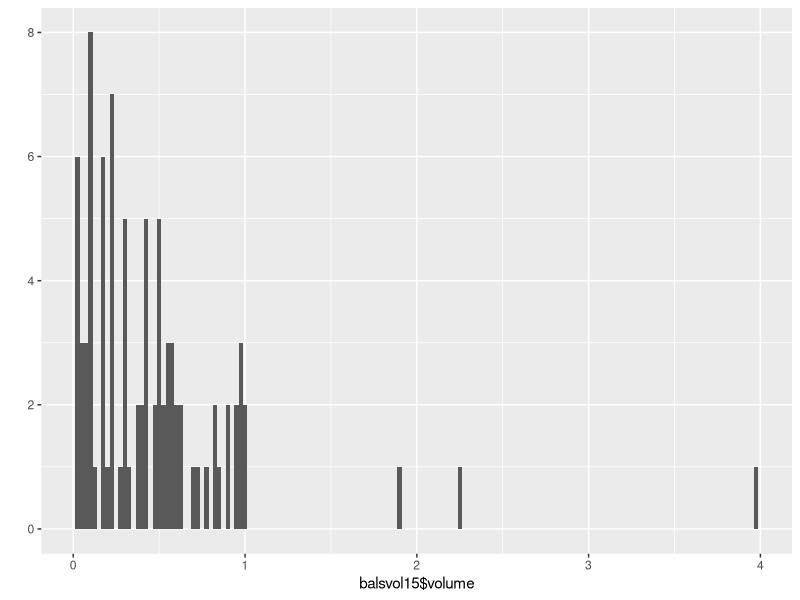
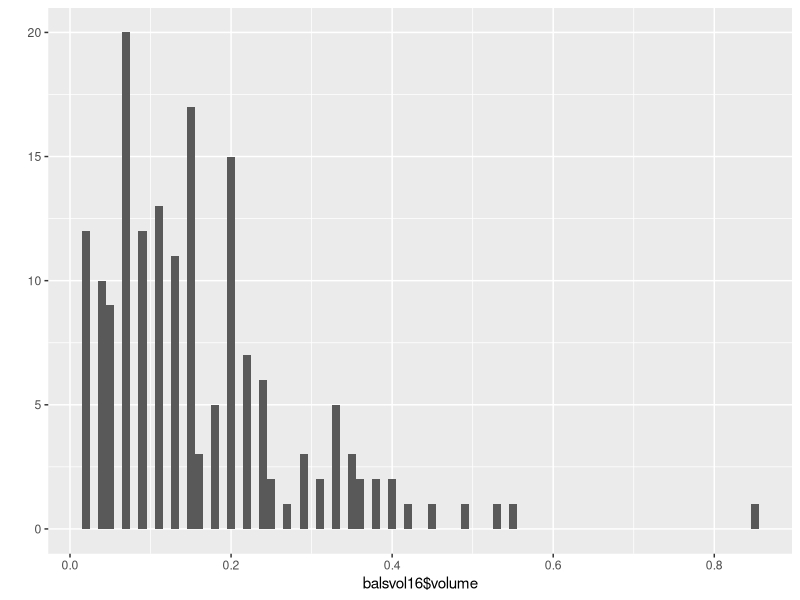
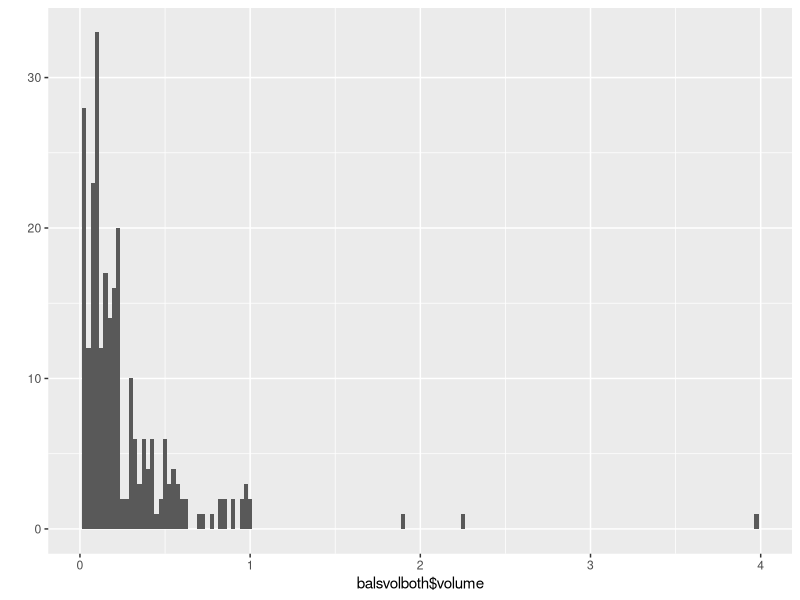
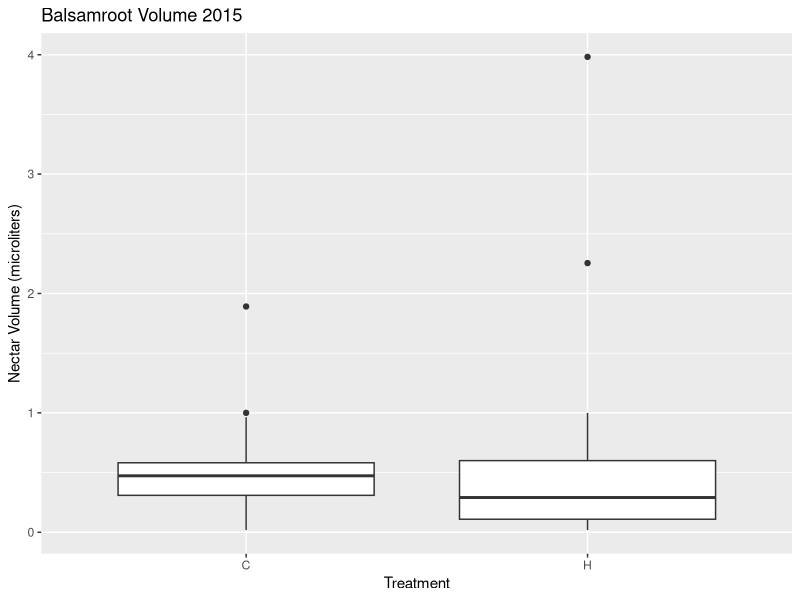
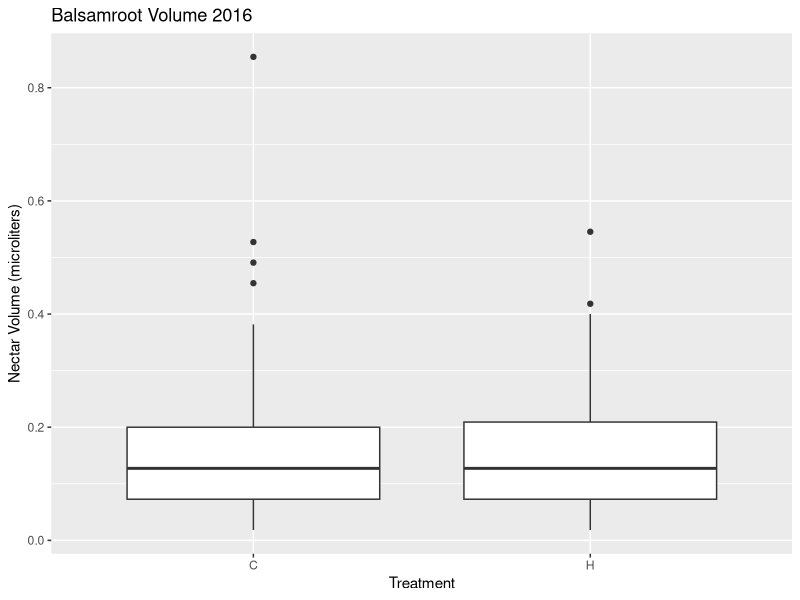
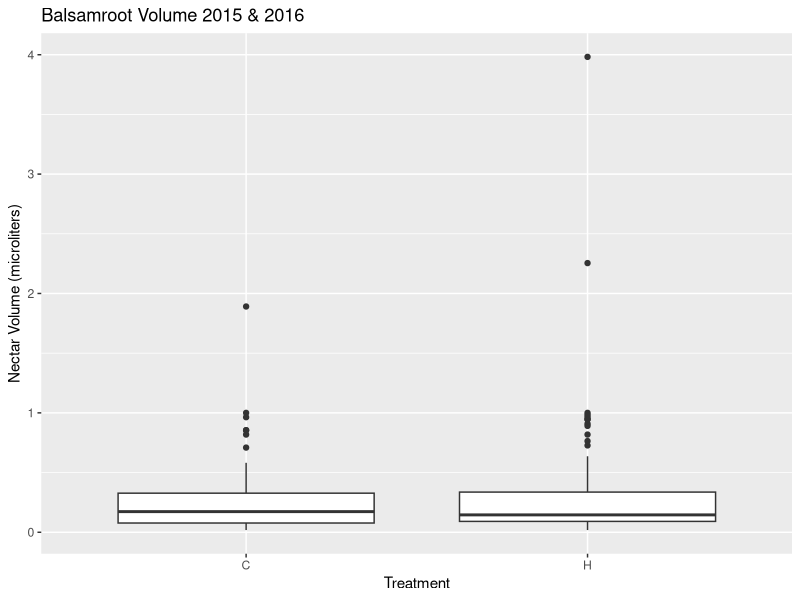
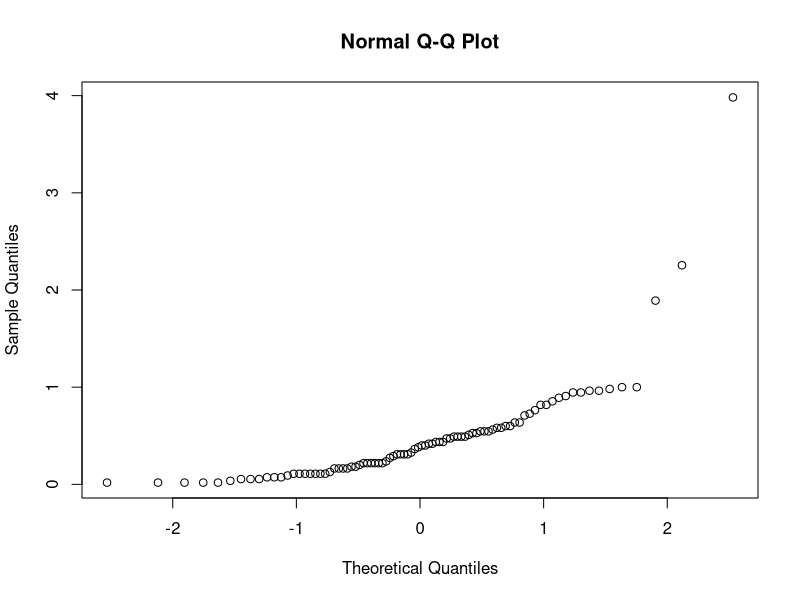
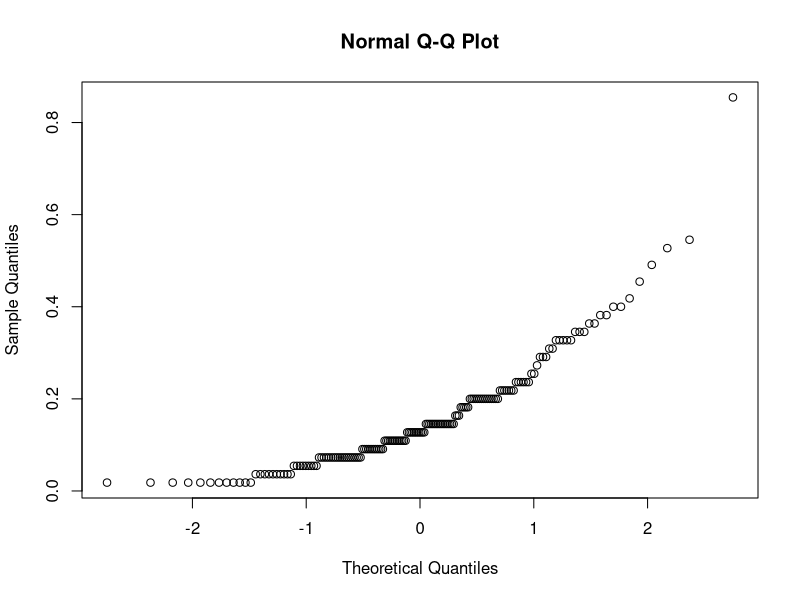

Source code (R) for these figures, in order:
library(ggplot2)
library(dplyr)

#setwd("D:/Iowa State University/Debinski Lab/Nectar data/MAL") only need this to knit

balsvol15 <- read.csv("nectar analysis/data files/balsvol15.csv", header = T)
balsvol16 <- read.csv("nectar analysis/data files/balsvol16.csv", header = T)
balsvolboth <- rbind(balsvol15,balsvol16)

#Data summaries

summary(balsvol15)
summary(balsvol16)
summary(balsvolboth)

summarize(group_by(balsvol15, treatment), meanVol = mean(volume), sdVolume = sd(volume))
summarize(group_by(balsvol16, treatment), meanVol = mean(volume), sdVolume = sd(volume))
summarize(group_by(balsvolboth, treatment), meanVol = mean(volume), sdVolume = sd(volume))

qplot(balsvol15$volume, binwidth = .025)
qplot(balsvol16$volume, binwidth = .01)
qplot(balsvolboth$volume, binwidth = .025)

ggplot(balsvol15, aes(x=treatment, y=volume)) + geom_boxplot() +
  xlab("Treatment") +
  ylab("Nectar Volume (microliters)") + ggtitle("Balsamroot Volume 2015")

ggplot(balsvol16, aes(x=treatment, y=volume)) + geom_boxplot() +
  xlab("Treatment") +
  ylab("Nectar Volume (microliters)") + ggtitle("Balsamroot Volume 2016")

ggplot(balsvolboth, aes(x=treatment, y=volume)) + geom_boxplot() +
  xlab("Treatment") +
  ylab("Nectar Volume (microliters)") + ggtitle("Balsamroot Volume 2015 & 2016")

# Homoscedastic?

var15C <- sd(balsvol15$volume[balsvol15$treatment=="C"])^2
var15H <- sd(balsvol15$volume[balsvol15$treatment=="H"])^2
ratio15 <- var15H/var15C
ratio15

var16C <- sd(balsvol16$volume[balsvol16$treatment=="C"])^2
var16H <- sd(balsvol16$volume[balsvol16$treatment=="H"])^2
ratio16 <- var16C/var16H
ratio16

varbothC <- sd(balsvolboth$volume[balsvolboth$treatment=="C"])^2
varbothH <- sd(balsvolboth$volume[balsvolboth$treatment=="H"])^2
ratioboth <- varbothH/varbothC
ratioboth

# Q-Q plots

qqnorm(balsvol15$volume)
qqnorm(balsvol16$volume)
qqnorm(balsvolboth$volume)

